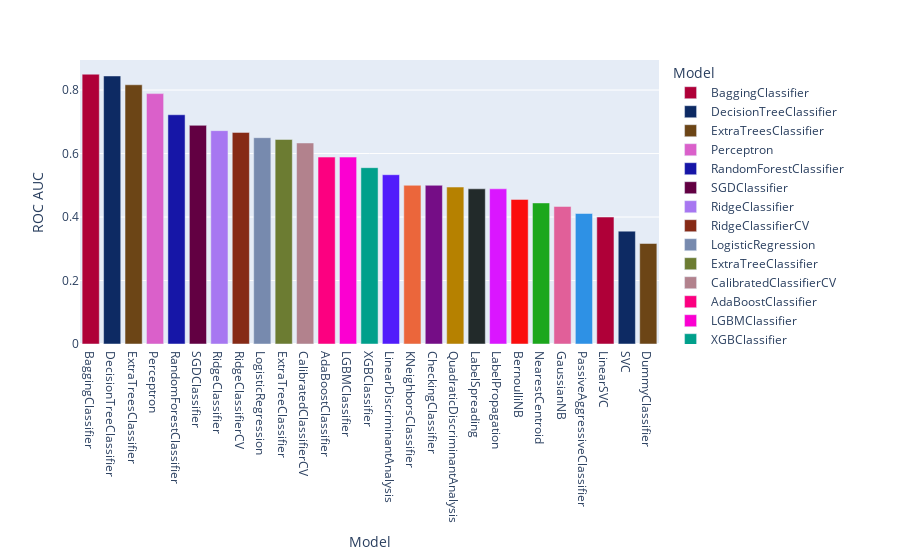

Source (notebook cell):
### Code cell
fig = px.bar(models_smoteenn.reset_index(), x='Model', y='ROC AUC', color='Model', color_discrete_sequence=px.colors.qualitative.Dark24_r)
fig.show()

### Figure 1 — Plotly figure (JSON) as saved in the notebook; plotly's stock layout.template omitted (floating-point values rounded to 4 significant figures)
{"data": [{"alignmentgroup": "True", "hovertemplate": "Model=%{x}<br>ROC AUC=%{y}<extra></extra>", "legendgroup": "BaggingClassifier", "marker": {"color": "#AF0038"}, "name": "BaggingClassifier", "offsetgroup": "BaggingClassifier", "orientation": "v", "showlegend": true, "textposition": "auto", "type": "bar", "x": ["BaggingClassifier"], "xaxis": "x", "y": [0.85], "yaxis": "y"}, {"alignmentgroup": "True", "hovertemplate": "Model=%{x}<br>ROC AUC=%{y}<extra></extra>", "legendgroup": "DecisionTreeClassifier", "marker": {"color": "#0D2A63"}, "name": "DecisionTreeClassifier", "offsetgroup": "DecisionTreeClassifier", "orientation": "v", "showlegend": true, "textposition": "auto", "type": "bar", "x": ["DecisionTreeClassifier"], "xaxis": "x", "y": [0.8444], "yaxis": "y"}, {"alignmentgroup": "True", "hovertemplate": "Model=%{x}<br>ROC AUC=%{y}<extra></extra>", "legendgroup": "ExtraTreesClassifier", "marker": {"color": "#6C4516"}, "name": "ExtraTreesClassifier", "offsetgroup": "ExtraTreesClassifier", "orientation": "v", "showlegend": true, "textposition": "auto", "type": "bar", "x": ["ExtraTreesClassifier"], "xaxis": "x", "y": [0.8167], "yaxis": "y"}, {"alignmentgroup": "True", "hovertemplate": "Model=%{x}<br>ROC AUC=%{y}<extra></extra>", "legendgroup": "Perceptron", "marker": {"color": "#DA60CA"}, "name": "Perceptron", "offsetgroup": "Perceptron", "orientation": "v", "showlegend": true, "textposition": "auto", "type": "bar", "x": ["Perceptron"], "xaxis": "x", "y": [0.7889], "yaxis": "y"}, {"alignmentgroup": "True", "hovertemplate": "Model=%{x}<br>ROC AUC=%{y}<extra></extra>", "legendgroup": "RandomForestClassifier", "marker": {"color": "#1616A7"}, "name": "RandomForestClassifier", "offsetgroup": "RandomForestClassifier", "orientation": "v", "showlegend": true, "textposition": "auto", "type": "bar", "x": ["RandomForestClassifier"], "xaxis": "x", "y": [0.7222], "yaxis": "y"}, {"alignmentgroup": "True", "hovertemplate": "Model=%{x}<br>ROC AUC=%{y}<extra></extra>", "legendgroup": "SGDClassifier", "marker": {"color": "#620042"}, "name": "SGDClassifier", "offsetgroup": "SGDClassifier", "orientation": "v", "showlegend": true, "textposition": "auto", "type": "bar", "x": ["SGDClassifier"], "xaxis": "x", "y": [0.6889], "yaxis": "y"}, {"alignmentgroup": "True", "hovertemplate": "Model=%{x}<br>ROC AUC=%{y}<extra></extra>", "legendgroup": "RidgeClassifier", "marker": {"color": "#A777F1"}, "name": "RidgeClassifier", "offsetgroup": "RidgeClassifier", "orientation": "v", "showlegend": true, "textposition": "auto", "type": "bar", "x": ["RidgeClassifier"], "xaxis": "x", "y": [0.6722], "yaxis": "y"}, {"alignmentgroup": "True", "hovertemplate": "Model=%{x}<br>ROC AUC=%{y}<extra></extra>", "legendgroup": "RidgeClassifierCV", "marker": {"color": "#862A16"}, "name": "RidgeClassifierCV", "offsetgroup": "RidgeClassifierCV", "orientation": "v", "showlegend": true, "textposition": "auto", "type": "bar", "x": ["RidgeClassifierCV"], "xaxis": "x", "y": [0.6667], "yaxis": "y"}, {"alignmentgroup": "True", "hovertemplate": "Model=%{x}<br>ROC AUC=%{y}<extra></extra>", "legendgroup": "LogisticRegression", "marker": {"color": "#778AAE"}, "name": "LogisticRegression", "offsetgroup": "LogisticRegression", "orientation": "v", "showlegend": true, "textposition": "auto", "type": "bar", "x": ["LogisticRegression"], "xaxis": "x", "y": [0.65], "yaxis": "y"}, {"alignmentgroup": "True", "hovertemplate": "Model=%{x}<br>ROC AUC=%{y}<extra></extra>", "legendgroup": "ExtraTreeClassifier", "marker": {"color": "#6C7C32"}, "name": "ExtraTreeClassifier", "offsetgroup": "ExtraTreeClassifier", "orientation": "v", "showlegend": true, "textposition": "auto", "type": "bar", "x": ["ExtraTreeClassifier"], "xaxis": "x", "y": [0.6444], "yaxis": "y"}, {"alignmentgroup": "True", "hovertemplate": "Model=%{x}<br>ROC AUC=%{y}<extra></extra>", "legendgroup": "CalibratedClassifierCV", "marker": {"color": "#B2828D"}, "name": "CalibratedClassifierCV", "offsetgroup": "CalibratedClassifierCV", "orientation": "v", "showlegend": true, "textposition": "auto", "type": "bar", "x": ["CalibratedClassifierCV"], "xaxis": "x", "y": [0.6333], "yaxis": "y"}, {"alignmentgroup": "True", "hovertemplate": "Model=%{x}<br>ROC AUC=%{y}<extra></extra>", "legendgroup": "AdaBoostClassifier", "marker": {"color": "#FC0080"}, "name": "AdaBoostClassifier", "offsetgroup": "AdaBoostClassifier", "orientation": "v", "showlegend": true, "textposition": "auto", "type": "bar", "x": ["AdaBoostClassifier"], "xaxis": "x", "y": [0.5889], "yaxis": "y"}, {"alignmentgroup": "True", "hovertemplate": "Model=%{x}<br>ROC AUC=%{y}<extra></extra>", "legendgroup": "LGBMClassifier", "marker": {"color": "#FB00D1"}, "name": "LGBMClassifier", "offsetgroup": "LGBMClassifier", "orientation": "v", "showlegend": true, "textposition": "auto", "type": "bar", "x": ["LGBMClassifier"], "xaxis": "x", "y": [0.5889], "yaxis": "y"}, {"alignmentgroup": "True", "hovertemplate": "Model=%{x}<br>ROC AUC=%{y}<extra></extra>", "legendgroup": "XGBClassifier", "marker": {"color": "#00A08B"}, "name": "XGBClassifier", "offsetgroup": "XGBClassifier", "orientation": "v", "showlegend": true, "textposition": "auto", "type": "bar", "x": ["XGBClassifier"], "xaxis": "x", "y": [0.5556], "yaxis": "y"}, {"alignmentgroup": "True", "hovertemplate": "Model=%{x}<br>ROC AUC=%{y}<extra></extra>", "legendgroup": "LinearDiscriminantAnalysis", "marker": {"color": "#511CFB"}, "name": "LinearDiscriminantAnalysis", "offsetgroup": "LinearDiscriminantAnalysis", "orientation": "v", "showlegend": true, "textposition": "auto", "type": "bar", "x": ["LinearDiscriminantAnalysis"], "xaxis": "x", "y": [0.5333], "yaxis": "y"}, {"alignmentgroup": "True", "hovertemplate": "Model=%{x}<br>ROC AUC=%{y}<extra></extra>", "legendgroup": "KNeighborsClassifier", "marker": {"color": "#EB663B"}, "name": "KNeighborsClassifier", "offsetgroup": "KNeighborsClassifier", "orientation": "v", "showlegend": true, "textposition": "auto", "type": "bar", "x": ["KNeighborsClassifier"], "xaxis": "x", "y": [0.5], "yaxis": "y"}, {"alignmentgroup": "True", "hovertemplate": "Model=%{x}<br>ROC AUC=%{y}<extra></extra>", "legendgroup": "CheckingClassifier", "marker": {"color": "#750D86"}, "name": "CheckingClassifier", "offsetgroup": "CheckingClassifier", "orientation": "v", "showlegend": true, "textposition": "auto", "type": "bar", "x": ["CheckingClassifier"], "xaxis": "x", "y": [0.5], "yaxis": "y"}, {"alignmentgroup": "True", "hovertemplate": "Model=%{x}<br>ROC AUC=%{y}<extra></extra>", "legendgroup": "QuadraticDiscriminantAnalysis", "marker": {"color": "#B68100"}, "name": "QuadraticDiscriminantAnalysis", "offsetgroup": "QuadraticDiscriminantAnalysis", "orientation": "v", "showlegend": true, "textposition": "auto", "type": "bar", "x": ["QuadraticDiscriminantAnalysis"], "xaxis": "x", "y": [0.4944], "yaxis": "y"}, {"alignmentgroup": "True", "hovertemplate": "Model=%{x}<br>ROC AUC=%{y}<extra></extra>", "legendgroup": "LabelSpreading", "marker": {"color": "#222A2A"}, "name": "LabelSpreading", "offsetgroup": "LabelSpreading", "orientation": "v", "showlegend": true, "textposition": "auto", "type": "bar", "x": ["LabelSpreading"], "xaxis": "x", "y": [0.4889], "yaxis": "y"}, {"alignmentgroup": "True", "hovertemplate": "Model=%{x}<br>ROC AUC=%{y}<extra></extra>", "legendgroup": "LabelPropagation", "marker": {"color": "#DA16FF"}, "name": "LabelPropagation", "offsetgroup": "LabelPropagation", "orientation": "v", "showlegend": true, "textposition": "auto", "type": "bar", "x": ["LabelPropagation"], "xaxis": "x", "y": [0.4889], "yaxis": "y"}, {"alignmentgroup": "True", "hovertemplate": "Model=%{x}<br>ROC AUC=%{y}<extra></extra>", "legendgroup": "BernoulliNB", "marker": {"color": "#FB0D0D"}, "name": "BernoulliNB", "offsetgroup": "BernoulliNB", "orientation": "v", "showlegend": true, "textposition": "auto", "type": "bar", "x": ["BernoulliNB"], "xaxis": "x", "y": [0.4556], "yaxis": "y"}, {"alignmentgroup": "True", "hovertemplate": "Model=%{x}<br>ROC AUC=%{y}<extra></extra>", "legendgroup": "NearestCentroid", "marker": {"color": "#1CA71C"}, "name": "NearestCentroid", "offsetgroup": "NearestCentroid", "orientation": "v", "showlegend": true, "textposition": "auto", "type": "bar", "x": ["NearestCentroid"], "xaxis": "x", "y": [0.4444], "yaxis": "y"}, {"alignmentgroup": "True", "hovertemplate": "Model=%{x}<br>ROC AUC=%{y}<extra></extra>", "legendgroup": "GaussianNB", "marker": {"color": "#E15F99"}, "name": "GaussianNB", "offsetgroup": "GaussianNB", "orientation": "v", "showlegend": true, "textposition": "auto", "type": "bar", "x": ["GaussianNB"], "xaxis": "x", "y": [0.4333], "yaxis": "y"}, {"alignmentgroup": "True", "hovertemplate": "Model=%{x}<br>ROC AUC=%{y}<extra></extra>", "legendgroup": "PassiveAggressiveClassifier", "marker": {"color": "#2E91E5"}, "name": "PassiveAggressiveClassifier", "offsetgroup": "PassiveAggressiveClassifier", "orientation": "v", "showlegend": true, "textposition": "auto", "type": "bar", "x": ["PassiveAggressiveClassifier"], "xaxis": "x", "y": [0.4111], "yaxis": "y"}, {"alignmentgroup": "True", "hovertemplate": "Model=%{x}<br>ROC AUC=%{y}<extra></extra>", "legendgroup": "LinearSVC", "marker": {"color": "#AF0038"}, "name": "LinearSVC", "offsetgroup": "LinearSVC", "orientation": "v", "showlegend": true, "textposition": "auto", "type": "bar", "x": ["LinearSVC"], "xaxis": "x", "y": [0.4], "yaxis": "y"}, {"alignmentgroup": "True", "hovertemplate": "Model=%{x}<br>ROC AUC=%{y}<extra></extra>", "legendgroup": "SVC", "marker": {"color": "#0D2A63"}, "name": "SVC", "offsetgroup": "SVC", "orientation": "v", "showlegend": true, "textposition": "auto", "type": "bar", "x": ["SVC"], "xaxis": "x", "y": [0.3556], "yaxis": "y"}, {"alignmentgroup": "True", "hovertemplate": "Model=%{x}<br>ROC AUC=%{y}<extra></extra>", "legendgroup": "DummyClassifier", "marker": {"color": "#6C4516"}, "name": "DummyClassifier", "offsetgroup": "DummyClassifier", "orientation": "v", "showlegend": true, "textposition": "auto", "type": "bar", "x": ["DummyClassifier"], "xaxis": "x", "y": [0.3167], "yaxis": "y"}], "layout": {"barmode": "relative", "legend": {"title": {"text": "Model"}, "tracegroupgap": 0}, "margin": {"t": 60}, "xaxis": {"anchor": "y", "categoryarray": ["BaggingClassifier", "DecisionTreeClassifier", "ExtraTreesClassifier", "Perceptron", "RandomForestClassifier", "SGDClassifier", "RidgeClassifier", "RidgeClassifierCV", "LogisticRegression", "ExtraTreeClassifier", "CalibratedClassifierCV", "AdaBoostClassifier", "LGBMClassifier", "XGBClassifier", "LinearDiscriminantAnalysis", "KNeighborsClassifier", "CheckingClassifier", "QuadraticDiscriminantAnalysis", "LabelSpreading", "LabelPropagation", "BernoulliNB", "NearestCentroid", "GaussianNB", "PassiveAggressiveClassifier", "LinearSVC", "SVC", "DummyClassifier"], "categoryorder": "array", "domain": [0, 1], "title": {"text": "Model"}}, "yaxis": {"anchor": "x", "domain": [0, 1], "title": {"text": "ROC AUC"}}}}
